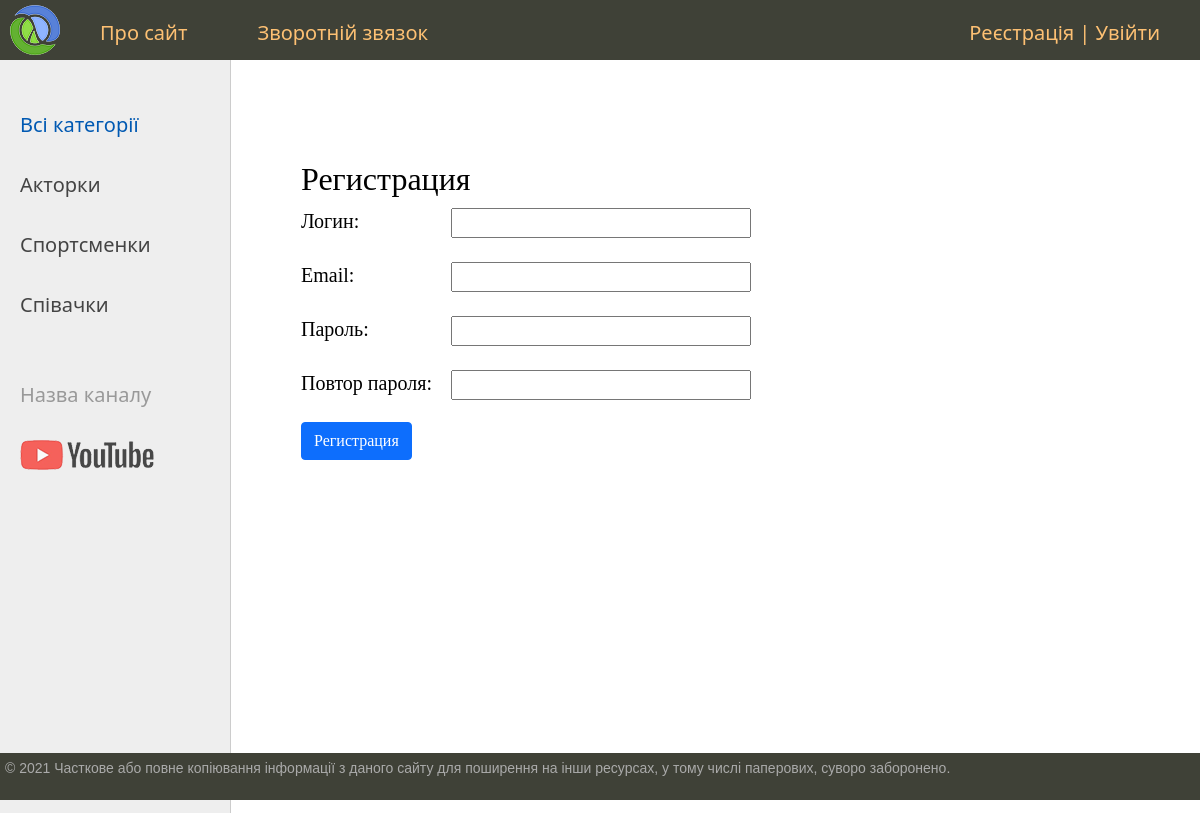
Screenshot of /register/ with the database file from the repository.
### women/models.py (models this page shows, shortened)
class Category(models.Model):
    name = models.CharField(max_length=100, db_index=True,
                                verbose_name='Категорія')
    slug = models.SlugField(max_length=255, unique=True,
                                db_index=True, verbose_name='URL')
    def get_ablosute_url(self):
        return reverse('category', kwargs={'cat_slug': self.slug})
    class Meta:
        verbose_name = 'Категорію'
        verbose_name_plural = 'Категорії'
        ordering = ['id']

### women/views.py (the view, shortened to what this page needs)
# urls.py: path('register/', RegisterUser.as_view(), name='register'),
class RegisterUser(DataMixin, CreateView):
    form_class = RegisterUserForm
    template_name = 'women/register.html'
    success_url = reverse_lazy('login')
    def get_context_data(self, *, object_list=None, **kwargs):
        context = super().get_context_data(**kwargs)
        c_def = self.get_user_context(title="Регистрация")
        return dict(list(context.items()) + list(c_def.items()))

### women/forms.py
class RegisterUserForm(UserCreationForm):
    username = forms.CharField(label='Логин',
                    widget=forms.TextInput(attrs={'class': 'form-input'}))
    email = forms.EmailField(label='Email',
                    widget=forms.EmailInput(attrs={'class': 'form-input'}))
    password1 = forms.CharField(label='Пароль',
                    widget=forms.PasswordInput(attrs={'class': 'form-input'}))
    password2 = forms.CharField(label='Повтор пароля',
                    widget=forms.PasswordInput(attrs={'class': 'form-input'}))
    class Meta:
        model = User
        fields = ('username', 'email', 'password1', 'password2')

### women/utils.py (called while the page is built)
    def get_user_context(self, **kwargs):
        context = kwargs
        cats = cache.get('cats')
        if not cats:
            cats = Category.objects.annotate(Count('women'))
            cache.set('cats', cats, 60)
        user_menu = menu.copy()
        if not self.request.user.is_authenticated:
            user_menu.pop(1)
        context['menu'] = user_menu
        context['cats'] = cats
        if 'cat_selected' not in context:
            context['cat_selected'] = 0
        return context

### women/templates/women/register.html (shortened to what this page needs)
{% extends 'women/base.html' %}
{% block content %}
    <h1>{{title}}</h1>
    <form method="post">
        {% for f in form %}
        <p><label class="form-label" for="{{ f.id_for_label }}">{{f.label}}: </label>{{ f }}</p>
        {% endfor %}
        <button class="btn btn-primary" type="submit">Регистрация</button>
    </form>
{% endblock %}

### women/templates/women/base.html (shortened to what this page needs)
{% load static %}
{% load women_tags %}
<!DOCTYPE html>
<html>
<head>
	<link type="text/css" href="{% static 'women/css/style.css' %}" rel="stylesheet" />
	<link href="https://cdn.jsdelivr.net/npm/bootstrap@5.0.2/dist/css/bootstrap.min.css" rel="stylesheet">
</head>
<body>
<table class="table-page" border=0 cellpadding="0" cellspacing="0">
<tr><td valign=top>
{% block mainmenu %}
		<div class="header">
			<ul id="mainmenu" class="mainmenu">
			<li class="logo"><a href="{% url 'home' %}"><div class="logo"></div></a></li>
{% for m in menu %}
	<li><a href="{% url m.url_name %}">{{ m.title }}</a></li>
{% endfor %}
				{% if request.user.is_authenticated %}
					<li class="last">{{ user.username }} | <a href="{% url 'logout' %}">Вийти</a></li>
				{% else %}
					<li class="last"><a href="{% url 'register' %}">Реєстрація</a> | <a href="{% url 'login' %}">Увійти</a></li>
				{% endif %}
			</ul>
		</div>
{% endblock mainmenu %}
<table class="table-content" border=0 cellpadding="0" cellspacing="0">
<tr>
	<td valign="top" class="left-chapters">
	<ul id="leftchapters">
		{% if cat_selected == 0 %}
			<li class="selected">Всі категорії</li>
		{% else %}
			<li><a href="{% url 'home' %}">Всі категорії</a></li>
		{% endif %}
		{% for c in cats %}
			{% if c.women__count > 0 %}
				{% if c.pk == cat_selected %}
					<li class="selected">{{ c.name }}</li>
				{% else %}
					<li><a href="{{ c.get_ablosute_url }}">{{ c.name }}</a></li>
				{% endif %}
			{% endif %}
		{% endfor %}
		<li class="share">
		<p>Назва каналу</p>
		<a class="share-yt" href="#" rel="nofollow"></a>
		</li>
	</ul>
</td>
<td valign="top" class="content">
	<div class="content-text">
{% block content %}
{% endblock %}
	</div>
</td></tr></table>
</td></tr>
<tr><td valign=top>
	<div id="footer">
		<p>&copy; 2021 Часткове або повне копіювання інформації з даного сайту для поширення на інши ресурсах, у тому числі паперових, суворо заборонено.</p>
	</div>
</td></tr></table>
</body>
</html>

### women/static/women/css/style.css (style rules this page uses)
html, body { font-family: 'Arial'; margin: 0; padding: 0; height: 100%; width: 100%; color: #444; }
a { color: #0059b2; text-decoration: none; }
.table-page { width: 100%; height: 100%; vertical-align: top; }
.table-page tr { height: 100%; }
.header { background: #3F4137; height: 60px; }
.logo { background: url('../images/logo.png') no-repeat 10px 5px; width: 70px; height: 60px; }
ul.mainmenu { list-style: none; margin: 0; padding: 0; height: 60px; color: #fdc073; font-size: 20px; overflow: hidden; }
ul.mainmenu li { float: left; margin: 18px 40px 0 30px; }
ul.mainmenu li.logo { margin: 0; }
ul.mainmenu li.last { float: right; }
ul.mainmenu li a { color: #fdc073; text-decoration: none; }
.table-content { width: 100%; min-height: 100%; height: 100%; }
.left-chapters { margin: 0; background: #eee; border-right: 1px solid #ccc; min-height: 100%; }
.left-chapters ul { width: 230px; min-height: 100%; margin: 0; padding: 20px 10px 10px 20px; list-style: none; font-size: 20px; }
.left-chapters ul li { margin: 30px 0 0 0; color: #999; }
.left-chapters ul li.selected { color: #0059b2; }
.left-chapters ul li a { color: #444; text-decoration: none; }
.left-chapters ul li.share { margin: 60px 0 0 0; }
.left-chapters ul li.share p { margin: 30px 0 30px 0; }
.left-chapters ul li.share a { display: inline-block; width: 40px; height: 40px; margin: 0 20px 0 0; }
.left-chapters ul li.share a.share-yt { width: 100%; height: 30px; background: url('../images/share_yt.png') no-repeat 0 0 }
.content { padding: 40px 20px 20px 40px; width: 100%; box-sizing: border-box; }
.content-text { margin: 60px 0 0 30px; color: #000; font-size: 20px; font-family: Yandex Sans Display Light; }
.content-text h1 { font-size: 32px; }
#footer { box-sizing: border-box; background: #3F4137; padding: 5px; color: #aaa; font-size: 14px; font-family: Verdana, Geneva, Arial, Helvetica; text-align: left; overflow: hidden; }
.form-input { width: 300px; font-size: 16px; }
.form-label { display: inline-block; min-width: 150px; vertical-align: top; }

### rows the page displays
Category: name "Акторки"
Category: name "Спортсменки"
Category: name "Співачки"

### other values shown
{{ m.title }} "Про сайт" "Зворотній звязок"
{{ title }} "Регистрация"
{{ f.label }} "Логин" "Email" "Пароль" "Повтор пароля"
